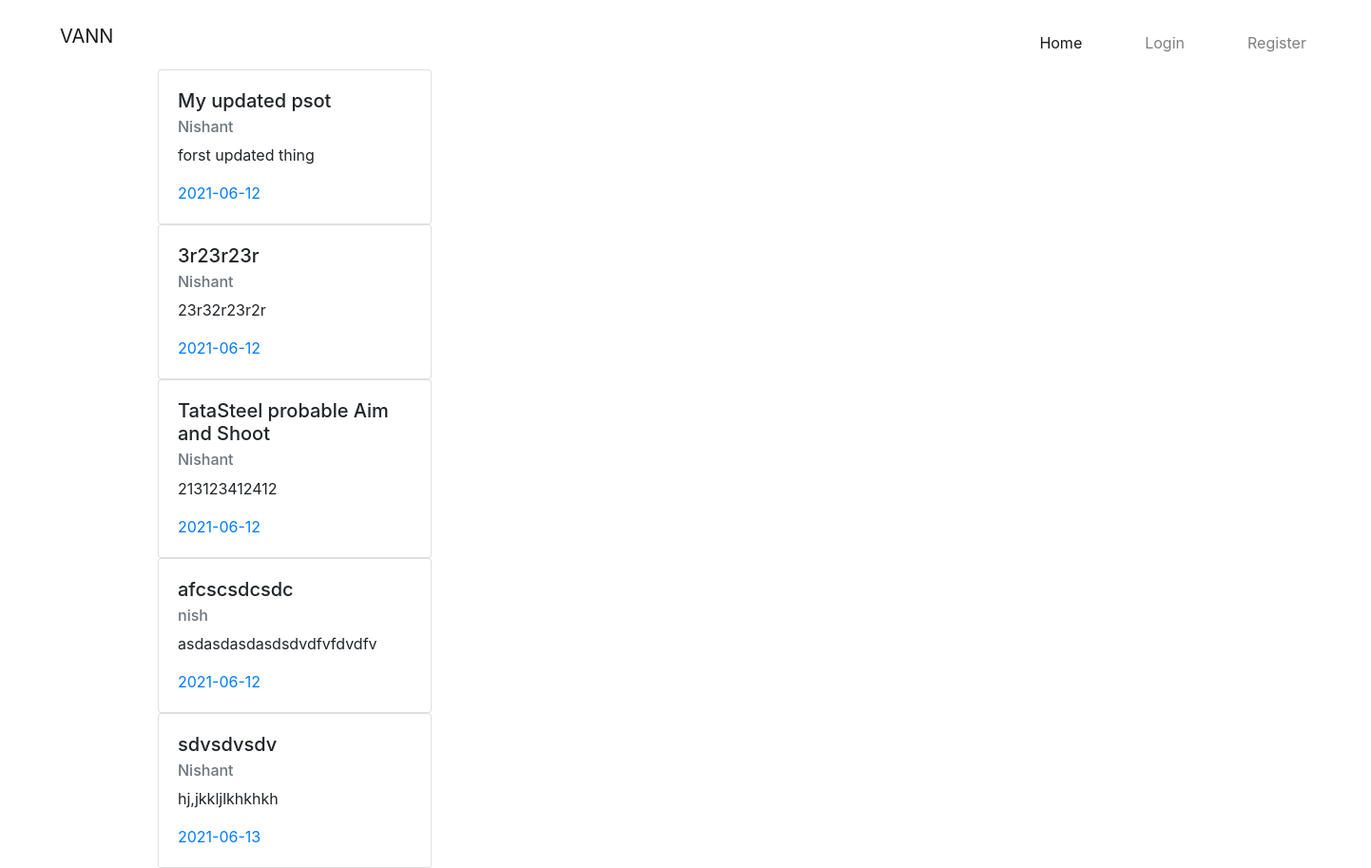
The page /home on the database its author committed.
### myflask/models.py (models this page shows, shortened)
class Post(db.Model):
    id = db.Column(db.Integer, primary_key=True)
    title = db.Column(db.String(100), nullable=False)
    date_posted = db.Column(db.DateTime, nullable=False, default=datetime.utcnow)
    content = db.Column(db.Text, nullable=False)
    user_id = db.Column(db.Integer, db.ForeignKey('user.id'), nullable=False)

class User(db.Model,UserMixin):
    id = db.Column(db.Integer, primary_key=True)
    username = db.Column(db.String(20), unique=True, nullable=False)
    email = db.Column(db.String(120), unique=True, nullable=False)
    image_file = db.Column(db.String(20), nullable=False, default='default.jpg')
    password = db.Column(db.String(60), nullable=False)
    posts = db.relationship('Post', backref='author', lazy=True)

### myflask/routes.py (the view)
@app.route("/")
@app.route("/home")
def home():
    posts = Post.query.all()
    return render_template('home.html',posts =posts)

### myflask/templates/home.html
{% extends "layout.html" %}
{% block content %}
  {% for post in posts %}
    <div class="card" style="width: 18rem;">
      <div class="card-body">
        <h5 class="card-title">{{ post.title }}</h5>
        <h6 class="card-subtitle mb-2 text-muted">{{ post.author.username }}</h6>
        <p class="card-text">{{ post.content }}</p>
        <a href="{{ url_for('post', post_id = post.id) }}" class="card-link">{{ post.date_posted.strftime('%Y-%m-%d') }}</a>
      </div>
    </div>
    {% endfor %}
{% endblock content %}

### myflask/templates/layout.html (shortened to what this page needs)
<!DOCTYPE html>
<html>
<head>
    <link rel="stylesheet" href="https://cdnjs.cloudflare.com/ajax/libs/font-awesome/5.12.1/js/all.min.js">
    <link rel="stylesheet" href="https://cdnjs.cloudflare.com/ajax/libs/font-awesome/5.12.1/css/all.min.css">
    <link rel="stylesheet" href="https://maxcdn.bootstrapcdn.com/bootstrap/4.0.0/css/bootstrap.min.css">
    <link rel="stylesheet" type="text/css" href="{{ url_for('static', filename='main.css') }}">
</head>
<body>
    <header class="site-header">
      <nav class="navbar navbar-expand-lg navbar-light bg-light">
        <div class="container-fluid">
          <a class="navbar-brand" href="/">VANN</a>
          <div class="collapse navbar-collapse" id="navbarNav">
            <ul class="navbar-nav">
              <li class="nav-item">
                <a class="nav-link active" aria-current="page" href="home">Home</a>
              </li>
              <li class="nav-item">
                {% if current_user.is_authenticated %}
                <a class="nav-link" href="logout">Logout</a>
                {% else %}
                <a class="nav-link" href="login">Login</a>
                {% endif %}
              </li>
              <li class="nav-item">
                {% if current_user.is_authenticated %}
                <a class="nav-link" href="account">Account</a>
                {% else %}
                <a class="nav-link" href="register">Register</a>
                {% endif %}
              </li>
            </ul>
          </div>
        </div>
      </nav>
    </header>
    <main role="main" class="container">
      <div class="row">
        <div class="col-md-8">
          {% block content %}{% endblock %}
        </div>
      </div>
    </main>
</body>
</html>

### myflask/static/main.css (style rules this page uses)
.navbar-expand-lg .navbar-nav { padding-left: 950px!important; grid-gap: 50px!important; }
.bg-light { background-color:white!important; }
.navbar-brand { padding-bottom: .6125rem!important; padding-left: 2rem!important; }
body { background-color: white!important; }
.container-fluid { display: flex!important; }
dl, ol, ul { margin-top: 0; margin-bottom: 1rem; padding-top: 10px; }
.navbar-expand-lg { padding-top: 15px!important; }

### rows shown on the page
Post: title "My updated psot", author.username "Nishant", content "forst updated thing", date_posted "2021-06-12"
Post: title "3r23r23r", author.username "Nishant", content "23r32r23r2r", date_posted "2021-06-12"
Post: title "TataSteel probable Aim and Shoot", author.username "Nishant", content "213123412412", date_posted "2021-06-12"
Post: title "afcscsdcsdc", author.username "nish", content "asdasdasdasdsdvdfvfdvdfv", date_posted "2021-06-12"
Post: title "sdvsdvsdv", author.username "Nishant", content "hj,jkkljlkhkhkh", date_posted "2021-06-13"
